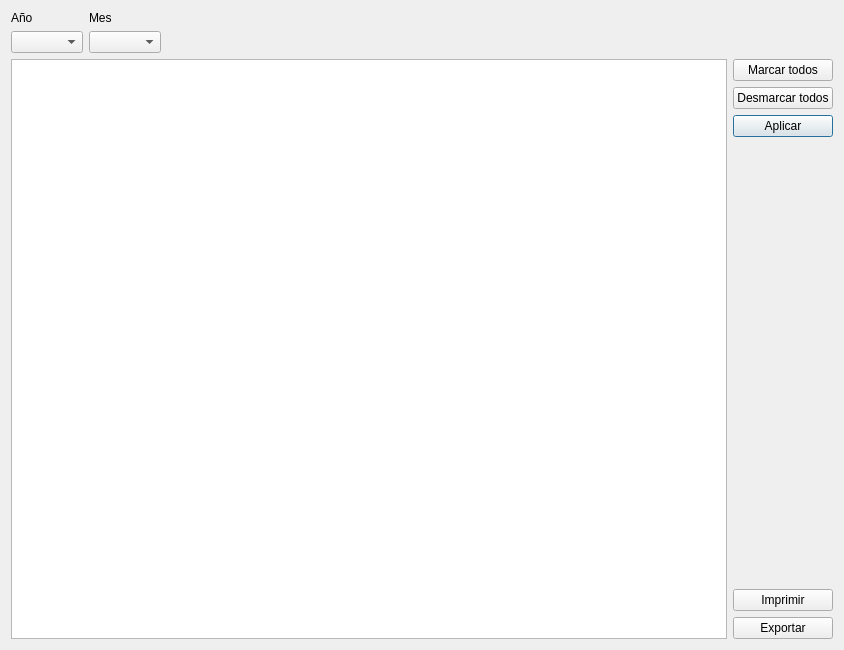
<?xml version="1.0" encoding="UTF-8"?>
<ui version="4.0">
 <class>DlgServiceScheduler</class>
 <widget class="QDialog" name="DlgServiceScheduler">
  <property name="geometry">
   <rect>
    <x>0</x>
    <y>0</y>
    <width>844</width>
    <height>650</height>
   </rect>
  </property>
  <property name="windowTitle">
   <string>Dialog</string>
  </property>
  <layout class="QGridLayout" name="gridLayout">
   <item row="1" column="0">
    <widget class="QComboBox" name="yearComboBox"/>
   </item>
   <item row="4" column="3">
    <widget class="QPushButton" name="applyButton">
     <property name="text">
      <string>Aplicar</string>
     </property>
    </widget>
   </item>
   <item row="7" column="3">
    <widget class="QPushButton" name="exportButton">
     <property name="text">
      <string>Exportar</string>
     </property>
    </widget>
   </item>
   <item row="3" column="3">
    <widget class="QPushButton" name="unselectAllButton">
     <property name="text">
      <string>Desmarcar todos</string>
     </property>
    </widget>
   </item>
   <item row="1" column="1">
    <widget class="QComboBox" name="monthComboBox"/>
   </item>
   <item row="0" column="1">
    <widget class="QLabel" name="label_2">
     <property name="text">
      <string>Mes</string>
     </property>
    </widget>
   </item>
   <item row="5" column="3">
    <spacer name="verticalSpacer">
     <property name="orientation">
      <enum>Qt::Vertical</enum>
     </property>
     <property name="sizeHint" stdset="0">
      <size>
       <width>20</width>
       <height>40</height>
      </size>
     </property>
    </spacer>
   </item>
   <item row="0" column="0">
    <widget class="QLabel" name="label">
     <property name="text">
      <string>Año</string>
     </property>
    </widget>
   </item>
   <item row="6" column="3">
    <widget class="QPushButton" name="printButton">
     <property name="text">
      <string>Imprimir</string>
     </property>
    </widget>
   </item>
   <item row="2" column="3">
    <widget class="QPushButton" name="selectAllButton">
     <property name="text">
      <string>Marcar todos</string>
     </property>
    </widget>
   </item>
   <item row="2" column="0" rowspan="6" colspan="3">
    <widget class="QTableWidget" name="tableWidget">
     <attribute name="horizontalHeaderStretchLastSection">
      <bool>true</bool>
     </attribute>
    </widget>
   </item>
   <item row="0" column="2" rowspan="2">
    <spacer name="horizontalSpacer">
     <property name="orientation">
      <enum>Qt::Horizontal</enum>
     </property>
     <property name="sizeHint" stdset="0">
      <size>
       <width>40</width>
       <height>20</height>
      </size>
     </property>
    </spacer>
   </item>
  </layout>
 </widget>
 <tabstops>
  <tabstop>yearComboBox</tabstop>
  <tabstop>monthComboBox</tabstop>
  <tabstop>selectAllButton</tabstop>
  <tabstop>unselectAllButton</tabstop>
  <tabstop>applyButton</tabstop>
  <tabstop>printButton</tabstop>
  <tabstop>exportButton</tabstop>
  <tabstop>tableWidget</tabstop>
 </tabstops>
 <resources/>
 <connections/>
</ui>
